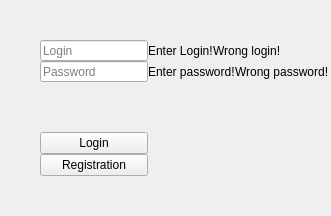
      <widget class="QWidget" name="LoginPage">
       <layout class="QGridLayout" name="gridLayout_22">
        <property name="leftMargin">
         <number>0</number>
        </property>
        <property name="topMargin">
         <number>0</number>
        </property>
        <property name="rightMargin">
         <number>0</number>
        </property>
        <property name="bottomMargin">
         <number>0</number>
        </property>
        <property name="spacing">
         <number>0</number>
        </property>
        <item row="0" column="0">
         <layout class="QGridLayout" name="gridLayout">
          <property name="spacing">
           <number>0</number>
          </property>
          <item row="3" column="1">
           <spacer name="verticalSpacer">
            <property name="orientation">
             <enum>Qt::Vertical</enum>
            </property>
            <property name="sizeType">
             <enum>QSizePolicy::Fixed</enum>
            </property>
            <property name="sizeHint" stdset="0">
             <size>
              <width>20</width>
              <height>50</height>
             </size>
            </property>
           </spacer>
          </item>
          <item row="0" column="1">
           <spacer name="verticalSpacer_2">
            <property name="orientation">
             <enum>Qt::Vertical</enum>
            </property>
            <property name="sizeHint" stdset="0">
             <size>
              <width>20</width>
              <height>40</height>
             </size>
            </property>
           </spacer>
          </item>
          <item row="2" column="1">
           <widget class="QLineEdit" name="LogPasswordEdit">
            <property name="maximumSize">
             <size>
              <width>150</width>
              <height>21</height>
             </size>
            </property>
            <property name="baseSize">
             <size>
              <width>150</width>
              <height>21</height>
             </size>
            </property>
            <property name="placeholderText">
             <string>Password</string>
            </property>
           </widget>
          </item>
          <item row="5" column="1">
           <widget class="QPushButton" name="LogRegistrationBut">
            <property name="baseSize">
             <size>
              <width>110</width>
              <height>25</height>
             </size>
            </property>
            <property name="text">
             <string>Registration</string>
            </property>
           </widget>
          </item>
          <item row="4" column="1">
           <widget class="QPushButton" name="LogLoginBut">
            <property name="baseSize">
             <size>
              <width>110</width>
              <height>25</height>
             </size>
            </property>
            <property name="text">
             <string>Login</string>
            </property>
           </widget>
          </item>
          <item row="6" column="1">
           <spacer name="verticalSpacer_3">
            <property name="orientation">
             <enum>Qt::Vertical</enum>
            </property>
            <property name="sizeHint" stdset="0">
             <size>
              <width>20</width>
              <height>40</height>
             </size>
            </property>
           </spacer>
          </item>
          <item row="0" column="2">
           <spacer name="horizontalSpacer">
            <property name="orientation">
             <enum>Qt::Horizontal</enum>
            </property>
            <property name="sizeHint" stdset="0">
             <size>
              <width>40</width>
              <height>20</height>
             </size>
            </property>
           </spacer>
          </item>
          <item row="0" column="0">
           <spacer name="horizontalSpacer_2">
            <property name="orientation">
             <enum>Qt::Horizontal</enum>
            </property>
            <property name="sizeHint" stdset="0">
             <size>
              <width>40</width>
              <height>20</height>
             </size>
            </property>
           </spacer>
          </item>
          <item row="1" column="1">
           <widget class="QLineEdit" name="LogLoginEdit">
            <property name="maximumSize">
             <size>
              <width>150</width>
              <height>21</height>
             </size>
            </property>
            <property name="baseSize">
             <size>
              <width>150</width>
              <height>21</height>
             </size>
            </property>
            <property name="placeholderText">
             <string>Login</string>
            </property>
           </widget>
          </item>
          <item row="1" column="2">
           <layout class="QHBoxLayout" name="horizontalLayout_2">
            <property name="spacing">
             <number>0</number>
            </property>
            <item>
             <widget class="QLabel" name="LogEnterLoginLabel">
              <property name="maximumSize">
               <size>
                <width>200</width>
                <height>16777215</height>
               </size>
              </property>
              <property name="text">
               <string>Enter Login!</string>
              </property>
             </widget>
            </item>
            <item>
             <widget class="QLabel" name="LogWrongLoginLabel">
              <property name="maximumSize">
               <size>
                <width>200</width>
                <height>16777215</height>
               </size>
              </property>
              <property name="text">
               <string>Wrong login!</string>
              </property>
             </widget>
            </item>
            <item>
             <spacer name="horizontalSpacer_25">
              <property name="orientation">
               <enum>Qt::Horizontal</enum>
              </property>
              <property name="sizeType">
               <enum>QSizePolicy::Expanding</enum>
              </property>
              <property name="sizeHint" stdset="0">
               <size>
                <width>2</width>
                <height>20</height>
               </size>
              </property>
             </spacer>
            </item>
           </layout>
          </item>
          <item row="2" column="2">
           <layout class="QHBoxLayout" name="horizontalLayout_6">
            <property name="spacing">
             <number>0</number>
            </property>
            <item>
             <widget class="QLabel" name="LogEnterPasswordLabel">
              <property name="maximumSize">
               <size>
                <width>200</width>
                <height>16777215</height>
               </size>
              </property>
              <property name="text">
               <string>Enter password!</string>
              </property>
             </widget>
            </item>
            <item>
             <widget class="QLabel" name="LogWrongPasswordLabel">
              <property name="maximumSize">
               <size>
                <width>200</width>
                <height>16777215</height>
               </size>
              </property>
              <property name="text">
               <string>Wrong password!</string>
              </property>
             </widget>
            </item>
            <item>
             <spacer name="horizontalSpacer_26">
              <property name="orientation">
               <enum>Qt::Horizontal</enum>
              </property>
              <property name="sizeType">
               <enum>QSizePolicy::Expanding</enum>
              </property>
              <property name="sizeHint" stdset="0">
               <size>
                <width>2</width>
                <height>20</height>
               </size>
              </property>
             </spacer>
            </item>
           </layout>
          </item>
         </layout>
        </item>
       </layout>
      </widget>
